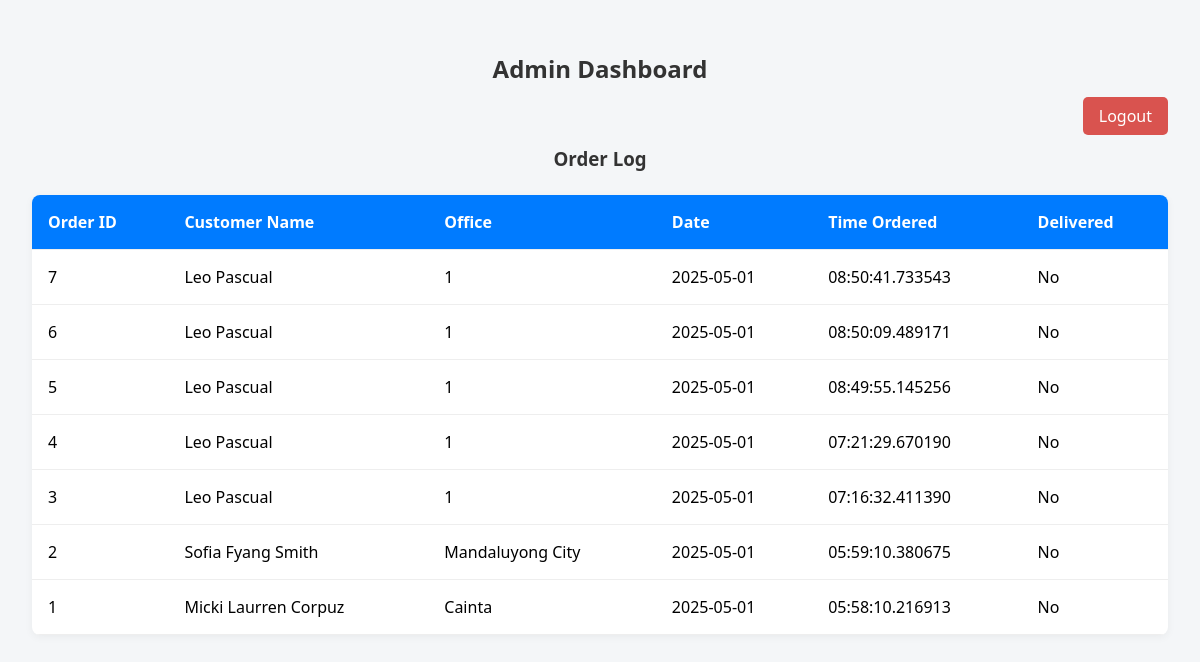
Screenshot of /admin_dashboard (signed in) with the database file from the repository.
### tables this page shows
CREATE TABLE Orders (
    Order_ID INTEGER PRIMARY KEY AUTOINCREMENT,
    Customer_ID INTEGER,
    Order_Type TEXT CHECK(Order_Type IN ('Dine-in', 'Takeout')) NOT NULL,
    Date DATE NOT NULL,
    Time_Ordered TIME NOT NULL,
    Time_Delivered TIME,
    Delivered BOOLEAN NOT NULL,
    FOREIGN KEY (Customer_ID) REFERENCES Customers(Customer_ID)
);

CREATE TABLE Customers (
    Customer_ID INTEGER PRIMARY KEY AUTOINCREMENT,
    Name TEXT NOT NULL,
    Address TEXT NOT NULL
);

### app.py (the view)
@app.route('/admin_dashboard')
def admin_dashboard():
    if session.get('role') != 'admin':
        return redirect(url_for('home'))
    conn = get_db_connection()
    cursor = conn.cursor()
    cursor.execute("""
        SELECT o.Order_ID, c.Name AS Customer_Name, c.Address, o.Date, o.Time_Ordered, o.Delivered
        FROM Orders o
        JOIN Customers c ON o.Customer_ID = c.Customer_ID
        ORDER BY o.Date DESC, o.Time_Ordered DESC
    """)
    orders = cursor.fetchall()
    conn.close()
    return render_template('admin_dashboard.html', orders=orders)

### app.py (called while the page is built)
def get_db_connection():
    conn = sqlite3.connect(DB_PATH)
    conn.row_factory = sqlite3.Row
    return conn

### templates/admin_dashboard.html (shortened to what this page needs)
<!DOCTYPE html>
<html lang="en">
<head>
</head>
<body>
  <h2>Admin Dashboard</h2>
  <div class="logout">
    <a href="{{ url_for('logout') }}">Logout</a>
  </div>
  <h3>Order Log</h3>
  <table>
    <thead>
      <tr>
        <th>Order ID</th>
        <th>Customer Name</th>
        <th>Office</th>
        <th>Date</th>
        <th>Time Ordered</th>
        <th>Delivered</th>
      </tr>
    </thead>
    <tbody>
      {% for order in orders %}
      <tr>
        <td data-label="Order ID">{{ order['Order_ID'] }}</td>
        <td data-label="Customer Name">{{ order['Customer_Name'] }}</td>
        <td data-label="Address">{{ order['Address'] }}</td>
        <td data-label="Date">{{ order['Date'] }}</td>
        <td data-label="Time Ordered">{{ order['Time_Ordered'] }}</td>
        <td data-label="Delivered">{{ 'Yes' if order['Delivered'] else 'No' }}</td>
      </tr>
      {% endfor %}
    </tbody>
  </table>
</body>
</html>

### templates/admin_dashboard.html (style rules this page uses)
body { font-family: 'Segoe UI', Tahoma, Geneva, Verdana, sans-serif; background-color: #f4f6f8; margin: 0; padding: 2rem; }
h2, h3 { text-align: center; color: #333; }
.logout { text-align: right; margin-bottom: 1rem; }
.logout a { text-decoration: none; color: #fff; background-color: #d9534f; padding: 0.5rem 1rem; border-radius: 5px; }
table { width: 100%; border-collapse: collapse; margin-top: 1.5rem; background-color: white; border-radius: 8px; overflow: hidden; box-shadow: 0 2px 8px rgba(0, 0, 0, 0.05); }
th, td { padding: 1rem; text-align: left; border-bottom: 1px solid #eee; }
th { background-color: #007bff; color: white; }

### rows the page displays
Orders: Order_ID "7", Customer_Name "Leo Pascual", Address "1", Date "2025-05-01", Time_Ordered "08:50:41.733543", Delivered "No"
Orders: Order_ID "6", Customer_Name "Leo Pascual", Address "1", Date "2025-05-01", Time_Ordered "08:50:09.489171", Delivered "No"
Orders: Order_ID "5", Customer_Name "Leo Pascual", Address "1", Date "2025-05-01", Time_Ordered "08:49:55.145256", Delivered "No"
Orders: Order_ID "4", Customer_Name "Leo Pascual", Address "1", Date "2025-05-01", Time_Ordered "07:21:29.670190", Delivered "No"
Orders: Order_ID "3", Customer_Name "Leo Pascual", Address "1", Date "2025-05-01", Time_Ordered "07:16:32.411390", Delivered "No"
Orders: Order_ID "2", Customer_Name "Sofia Fyang Smith", Address "Mandaluyong City", Date "2025-05-01", Time_Ordered "05:59:10.380675", Delivered "No"
Orders: Order_ID "1", Customer_Name "Micki Laurren Corpuz", Address "Cainta", Date "2025-05-01", Time_Ordered "05:58:10.216913", Delivered "No"
